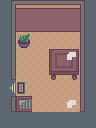

Rendered tile map (Tiled .tmx) drawn with the repository's tilesets; below, a short description and the map source with its tile grids summarised:
An orthogonal 6x8 tile map with 16x16 px tiles, 3 tile layers (Tile Layer 1, Tile Layer 2, Tile Layer 3), 3 tilesets and 6 objects (4x NPC, 2x Door).

<map version="1.9" tiledversion="1.9.0" orientation="orthogonal" renderorder="right-down" width="6" height="8" tilewidth="16" tileheight="16" infinite="0" backgroundcolor="#e1f5fe" nextlayerid="13" nextobjectid="91">
 <properties>
  <property name="disable-minimap" type="bool" value="true" />
  <property name="milla" value="(dialog '((&quot;/milla&quot; &quot;I feel at home.&quot;)))" />
  <property name="music" value="city-2" />
 </properties>
 <tileset firstgid="1" source="../tilesets/outdoor-1.tsx" />
 <tileset firstgid="129" source="../tilesets/indoor.tsx" />
 <tileset firstgid="185" source="../tilesets/npc_common.tsx" />
 <layer id="1" name="Tile Layer 1" width="6" height="8">
  <data>[48 cells, 48 non-empty, 13 distinct tile ids]</data>
 </layer>
 <objectgroup id="10" name="npcs">
  <object id="81" class="NPC" gid="234" x="48" y="96" width="16" height="16">
   <properties>
    <property name="action" value="(dialog '((&quot;/&quot; &quot;Welcome to DeepDaikon studios!\nWe are a bit busy at the moment.&quot;)))" />
   </properties>
  </object>
  <object id="85" class="NPC" gid="233" x="16" y="64" width="16" height="16">
   <properties>
    <property name="action" value="(dialog '((&quot;/&quot; &quot;I did everything you see.\nI did you too.&quot;)))" />
   </properties>
  </object>
  <object id="89" class="NPC" gid="236" x="48" y="48" width="16" height="16">
   <properties>
    <property name="action">(begin
  (dialog '(("/" "Good that you got here.\nYou donated some money to this project, didn't you?")))
  (define id "053-house2-question-donate")
  (answer id '(("Yes, I did!" . #t) ("No…" . #f)))
  (wait)
  (if (get id)
    (dialog '(("/_happy" "Bravo! I hope you are not lying to me.")))
    (dialog '(("/_sad" "I thought so. Very few people contributed.")))))</property>
   </properties>
  </object>
  <object id="90" class="NPC" gid="235" x="64" y="96" width="16" height="16">
   <properties>
    <property name="action" value="(dialog '((&quot;/&quot; &quot;It took a long time but now we have finished building everything.&quot;)))" />
   </properties>
  </object>
 </objectgroup>
 <layer id="6" name="Tile Layer 2" width="6" height="8">
  <data>[48 cells, 7 non-empty, 7 distinct tile ids]</data>
 </layer>
 <layer id="12" name="Tile Layer 3" width="6" height="8">
  <data>[48 cells, 1 non-empty, 1 distinct tile ids]</data>
 </layer>
 <objectgroup id="9" name="items" />
 <objectgroup id="2" name="spawn points">
  <object id="70" class="Door" x="32" y="96" width="16" height="16">
   <properties>
    <property name="orientation" type="int" value="2" />
    <property name="roomId" value="53_house2_2" />
   </properties>
  </object>
  <object id="84" class="Door" x="16" y="80" width="16" height="16">
   <properties>
    <property name="mainDoor" type="bool" value="true" />
    <property name="orientation" type="int" value="2" />
    <property name="roomId" value="53" />
   </properties>
  </object>
 </objectgroup>
</map>
